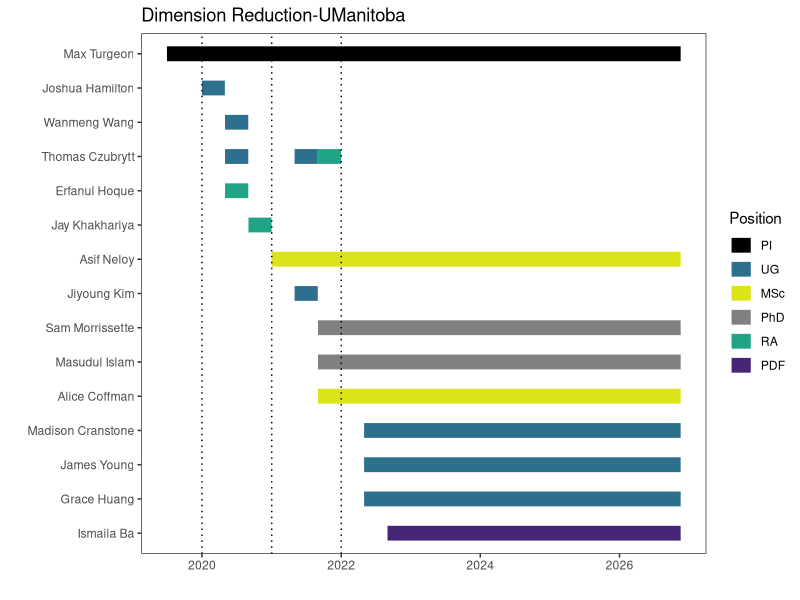
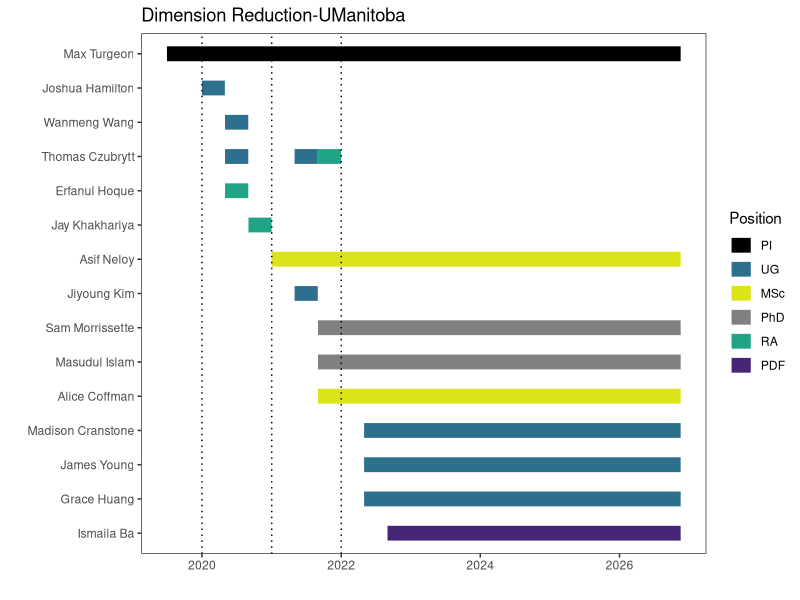

Recreate these plots in R, in order.
#! Based on https://www.r-bloggers.com/2020/03/using-r-simple-gantt-chart-with-ggplot2/
#! Inspiation Janet Hill https://research-groups.usask.ca/hilllab/index.php

library(tidyverse)
library(lubridate)

# Read in people information
LabGantt <- read_csv("LabGantt.csv")

LabGantt <- LabGantt |> 
  mutate(
    # When no end date, change to today's date
    # End = if_else(is.na(End), Sys.Date(), End),
    End = if_else(is.na(End), today(), End),
    # Calculate total number of days spent in lab
    Days = End - Start,
    # Set factor level to order the Position on the plot
    Position = factor(Position, levels = c("PI", "UG", "MSc",
                                          "PhD", "RA", "PDF")),
    # Convert names to factors and order wrt start date
    Name = fct_reorder(Name, Start, min, .desc= TRUE)
    ) |> 
  arrange(Start, desc(Days)) |> 
  filter(Days > 0)

# Plot----
LabGantt |> 
  ggplot() + 
  geom_linerange(aes(xmin = Start,
                     xmax = End,
                     y = Name,
                     colour = Position),
                 size = 5) +
  scale_colour_manual(values = c("#000000", "#2D708EFF", "#DCE319FF", "#808080", 
                                 "#20A387FF", "#482677FF")) +
  theme_bw() +
  scale_x_date() +
  theme(panel.grid = element_blank()) +
  geom_vline(xintercept = as.numeric(ymd("2020-01-01", 
                                         "2021-01-01", 
                                         "2022-01-01")), 
             linetype = "dotted") +
  xlab("") + ylab("") +
  ggtitle("Dimension Reduction-UManitoba")

ggsave("LabGantt.png", width = 6, height = 3)
